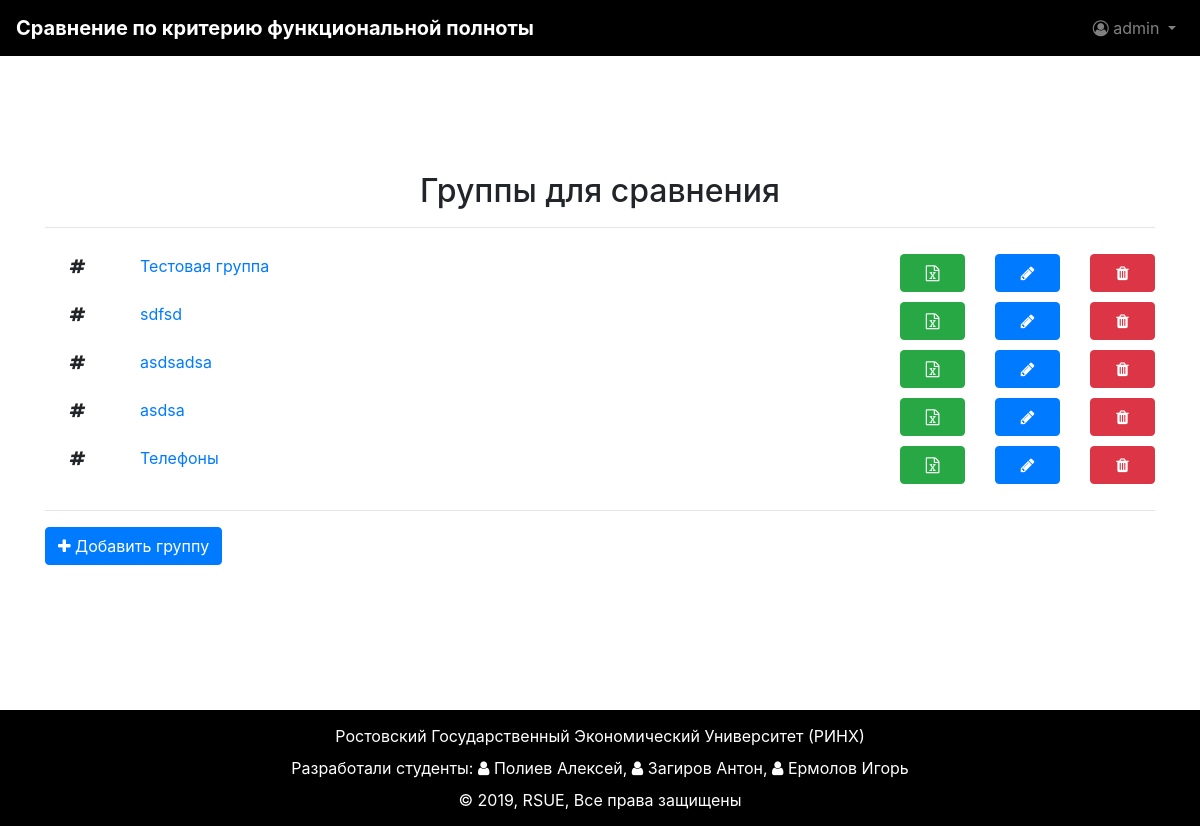
/method/func_compl/ (signed in), run on the app's committed database.
### functional_completeness/models.py (models this page shows, shortened)
class Group(models.Model):
    user = models.ForeignKey(User, on_delete=models.CASCADE, related_name='func_groups', verbose_name=_('Пользователь'))
    name = models.CharField(max_length=255, verbose_name=_('Название'))
    e_p = models.FloatField(default=1, verbose_name=_('Ep'))
    e_s = models.FloatField(default=0.1, verbose_name=_('Es'))
    e_h = models.FloatField(default=0.6, verbose_name=_('Eh'))
    e_g = models.FloatField(default=0.5, verbose_name=_('Eg'))
    class Meta:
        unique_together = ('user', 'name')
        verbose_name = _('Группа')
        verbose_name_plural = _('Группы')

### functional_completeness/views/group.py (the view)
# urls.py: path('', views.ListGroup.as_view(), name='index'),
class ListGroup(base.BaseGroup, generic.ListView):
    def get_queryset(self):
        return models.Group.objects.filter(user=self.request.user)
    def get_context_data(self, **kwargs):
        context = super().get_context_data(**kwargs)
        context['group_form'] = forms.GroupForm()
        return context

### functional_completeness/templates/functional_completeness/group_list.html (shortened to what this page needs)
{% extends "functional_completeness/base.html" %}
{% load static %}
{% block content %}
<div class="container margin-content">
	<div class="row">
		<div class="col-12">
			<h2 class="text-center">Группы для сравнения</h2>
			<hr>
		</div>
		{% if group_list %}
			<div class="col-12 group-list">
				{% for group in group_list %}
					{% include "functional_completeness/inc/group_element.html" %}
				{% endfor %}
			</div>
			<div class="col-12 d-none d-lg-block"><hr></div>
		{% endif %}
		<div class="col-12 group-form">
			<button class="btn btn-primary btn-add-group"><i class="fa fa-plus"></i> Добавить группу</button>
		</div>
	</div>
</div>
{% endblock content %}

### templates/base.html (shortened to what this page needs)
{% load static %}
<!DOCTYPE html>
<html lang="ru" {% block htmlattribute %}class="html-bg"{% endblock htmlattribute %}>
<head>
	<link rel="stylesheet" href="{% static 'lib/jquery-ui-1.12.1/jquery-ui.min.css' %}">
	<link href="{% static 'lib/bootstrap-4.0.0/css/bootstrap.min.css' %}" rel="stylesheet">
	<link href="{% static 'lib/font-awesome-4.7.0/css/font-awesome.min.css' %}" rel="stylesheet">
	<link href="{% static 'css/style.css' %}" rel="stylesheet">
	<link href="{% static 'css/media.css' %}" rel="stylesheet">
</head>
<body data-spy="scroll" data-target="#sidebar_spy" data-offset="50">
	{% block header %}
		<header class="header">
			<nav class="navbar navbar-expand-lg navbar-dark bg-rsue">
				<strong class="navbar-brand">{% block pagename %}{{page_name }}{% endblock pagename %}</strong>
				<div class="collapse navbar-collapse" id="navbarSupportedContent">
					<ul class="navbar-nav">
						<li class="nav-item dropdown">
							<a class="nav-link dropdown-toggle" href="#" id="navbarDropdown" role="button" data-toggle="dropdown">
								<i class="fa fa-user-circle-o"></i>
								{% if user.last_name and user.first_name %}
									{{user.last_name}} {{user.first_name}}
								{% else %}
									{{user.username}}
								{% endif %}
							</a>
						</li>
					</ul>
				</div>
			</nav>
		</header>
	{% endblock header %}
	<main class="content {% if user.is_authenticated %}mb{% endif %}">
		{% block content %}{% endblock content %}
	</main>
	{% if user.is_authenticated %}
		<footer class="footer footer-bottom bg-rsue">
			<div class="container-fluid text-center">
				<span class="text-white">Ростовский Государственный Экономический Университет (РИНХ)</span><br>
				<span class="text-white">Разработали студенты: <i class="fa fa-user"></i> Полиев Алексей, <i class="fa fa-user" ></i> Загиров Антон, <i class="fa fa-user"></i> Ермолов Игорь</span><br>
				<span class="text-white">© {% now 'Y' %}, RSUE, Все права защищены</span>
			</div>
		</footer>
	{% endif %}
</body>
</html>

### functional_completeness/templates/functional_completeness/inc/group_element.html (shortened to what this page needs)
<div class="row group-element" style="margin-top: 10px; margin-bottom: 10px;">
	<div class="col-1 text-center d-none d-lg-block">
		<i class="fa fa-hashtag" aria-hidden="true"></i>
	</div>
	<div class="col-12 col-lg-8 text-center text-lg-left mb-3 mb-lg-0">
		<a class="w-100" href="{% url 'functional_completeness:calculate' group.pk %}">{{group.name}}</a>
	</div>
	<div class="col-3 col-lg-1 text-center d-flex align-items-center">
		<a href="#" aria-hidden="true" data-toggle="tooltip" title="Сохранить расчеты в Excel" class="btn btn-success w-100">
			<i class="fa fa-file-excel-o" aria-hidden="true"></i>
		</a>
	</div>
	<div class="col-3 col-lg-1 text-center d-flex align-items-center">
		<a href="{% url 'functional_completeness:group_detail' group.pk %}" aria-hidden="true" data-toggle="tooltip" title="Изменить данные" class="btn btn-primary w-100">
			<i class="fa fa-pencil"></i>
		</a>
	</div>
	<div class="col-3 col-lg-1 text-center d-flex align-items-center">
		<button aria-hidden="true" data-tooltip="tooltip" data-toggle="modal" title="Удалить группу" class="btn btn-danger text-white w-100" data-target="#deleteGroupModal{{group.pk}}">
			<i class="fa fa-trash"></i>
		</button>
	</div>
</div>

### static/css/style.css (style rules this page uses)
html { position: relative; min-height: 100vh; }
.margin-content { margin-top: 25px; }
.bg-rsue { background-color: black !important; }
.dropdown-toggle:after { transition: 0.5s; }
.content.mb { margin-bottom: 170px; }
.content { display: -webkit-flex; display: -moz-flex; display: -ms-flex; display: -o-flex; display: flex; align-items: center; min-height: 75vh; }
.footer { position: absolute; bottom: 0; width: 100%; min-height: 60px; line-height: 32px; background-color: #f5f5f5; padding-top: 10px; padding-bottom: 10px; }

### data on the page
Group: name "Тестовая группа"
Group: name "sdfsd"
Group: name "asdsadsa"
Group: name "asdsa"
Group: name "Телефоны"

### other printed values
{{ page_name }} "Сравнение по критерию функциональной полноты"
{{ user.username }} "admin"
